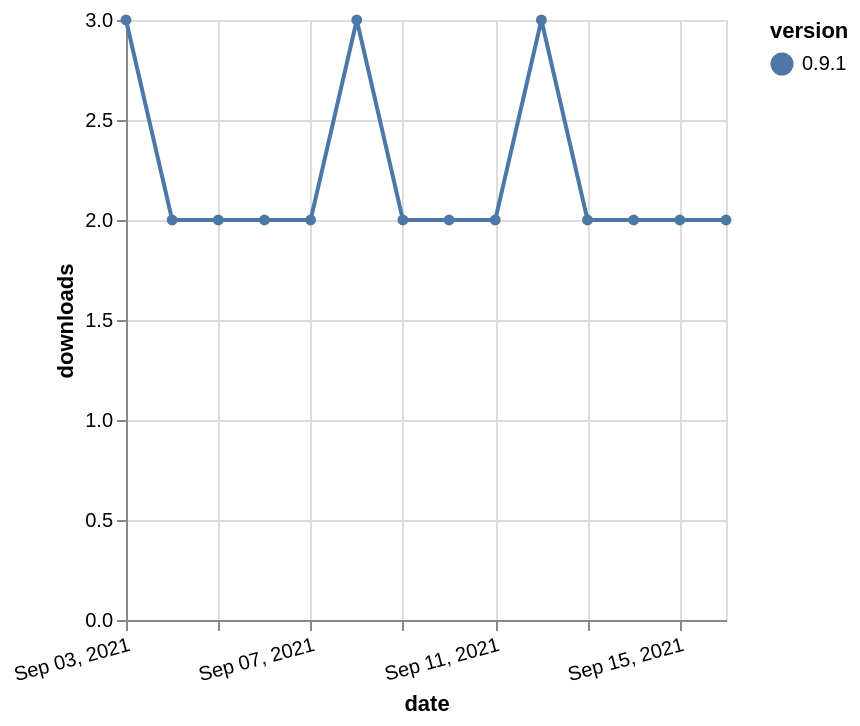

The Vega-Lite source for this figure:
### Vega-Lite specification from a JSON file in a GitHub repository (floating-point values rounded to 4 significant figures)
{"$schema": "https://vega.github.io/schema/vega-lite/v5.json", "description": "A simple bar chart with embedded data.", "data": {"values": [{"date": "2021-09-03", "total": 238, "delta": 3, "version": "0.9.1"}, {"date": "2021-09-04", "total": 240, "delta": 2, "version": "0.9.1"}, {"date": "2021-09-05", "total": 242, "delta": 2, "version": "0.9.1"}, {"date": "2021-09-06", "total": 244, "delta": 2, "version": "0.9.1"}, {"date": "2021-09-07", "total": 246, "delta": 2, "version": "0.9.1"}, {"date": "2021-09-08", "total": 249, "delta": 3, "version": "0.9.1"}, {"date": "2021-09-09", "total": 251, "delta": 2, "version": "0.9.1"}, {"date": "2021-09-10", "total": 253, "delta": 2, "version": "0.9.1"}, {"date": "2021-09-11", "total": 255, "delta": 2, "version": "0.9.1"}, {"date": "2021-09-12", "total": 258, "delta": 3, "version": "0.9.1"}, {"date": "2021-09-13", "total": 260, "delta": 2, "version": "0.9.1"}, {"date": "2021-09-14", "total": 262, "delta": 2, "version": "0.9.1"}, {"date": "2021-09-15", "total": 264, "delta": 2, "version": "0.9.1"}, {"date": "2021-09-16", "total": 266, "delta": 2, "version": "0.9.1"}]}, "width": "container", "mark": {"type": "line", "point": {"filled": true}}, "encoding": {"x": {"field": "date", "type": "temporal", "timeUnit": "yearmonthdate", "title": "date", "axis": {"labelAngle": -15}}, "y": {"field": "delta", "type": "quantitative", "title": "downloads"}, "color": {"field": "version", "type": "nominal"}, "tooltip": {"field": "delta"}}}
